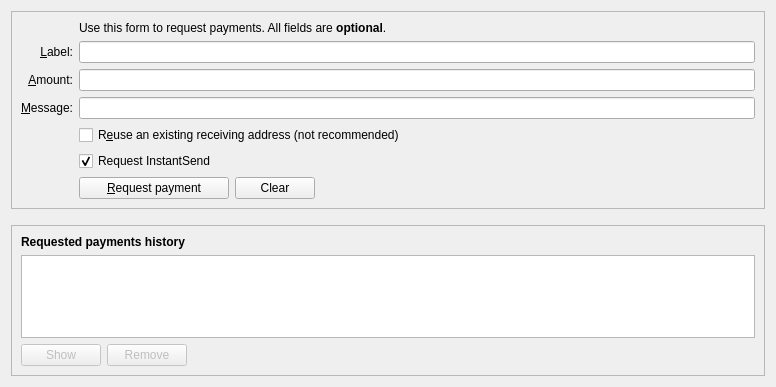
<?xml version="1.0" encoding="UTF-8"?>
<ui version="4.0">
 <class>ReceiveCoinsDialog</class>
 <widget class="QWidget" name="ReceiveCoinsDialog">
  <property name="geometry">
   <rect>
    <x>0</x>
    <y>0</y>
    <width>776</width>
    <height>387</height>
   </rect>
  </property>
  <layout class="QVBoxLayout" name="verticalLayout" stretch="0,0,1">
   <item>
    <widget class="QFrame" name="frame2">
     <property name="sizePolicy">
      <sizepolicy hsizetype="Preferred" vsizetype="Expanding">
       <horstretch>0</horstretch>
       <verstretch>0</verstretch>
      </sizepolicy>
     </property>
     <property name="frameShape">
      <enum>QFrame::StyledPanel</enum>
     </property>
     <property name="frameShadow">
      <enum>QFrame::Sunken</enum>
     </property>
     <layout class="QVBoxLayout" name="verticalLayout_3">
      <item>
       <layout class="QGridLayout" name="gridLayout">
        <item row="7" column="2">
         <widget class="QCheckBox" name="reuseAddress">
          <property name="toolTip">
           <string>Reuse one of the previously used receiving addresses.&lt;br&gt;Reusing addresses has security and privacy issues.&lt;br&gt;Do not use this unless re-generating a payment request made before.</string>
          </property>
          <property name="text">
           <string>R&amp;euse an existing receiving address (not recommended)</string>
          </property>
         </widget>
        </item>
        <item row="7" column="0">
         <widget class="QLabel" name="label_4">
          <property name="text">
           <string/>
          </property>
         </widget>
        </item>
        <item row="6" column="0">
         <widget class="QLabel" name="label_3">
          <property name="toolTip">
           <string>An optional message to attach to the payment request, which will be displayed when the request is opened. Note: The message will not be sent with the payment over the Gravium network.</string>
          </property>
          <property name="text">
           <string>&amp;Message:</string>
          </property>
          <property name="alignment">
           <set>Qt::AlignRight|Qt::AlignTrailing|Qt::AlignVCenter</set>
          </property>
          <property name="buddy">
           <cstring>reqMessage</cstring>
          </property>
         </widget>
        </item>
        <item row="4" column="2">
         <widget class="QLineEdit" name="reqLabel">
          <property name="toolTip">
           <string>An optional label to associate with the new receiving address.</string>
          </property>
         </widget>
        </item>
        <item row="6" column="2">
         <widget class="QLineEdit" name="reqMessage">
          <property name="toolTip">
           <string>An optional message to attach to the payment request, which will be displayed when the request is opened.&lt;br&gt;Note: The message will not be sent with the payment over the Gravium network.</string>
          </property>
         </widget>
        </item>
        <item row="2" column="2">
         <widget class="QLabel" name="label_5">
          <property name="text">
           <string>Use this form to request payments. All fields are &lt;b&gt;optional&lt;/b&gt;.</string>
          </property>
         </widget>
        </item>
        <item row="4" column="0">
         <widget class="QLabel" name="label_2">
          <property name="toolTip">
           <string>An optional label to associate with the new receiving address.</string>
          </property>
          <property name="text">
           <string>&amp;Label:</string>
          </property>
          <property name="alignment">
           <set>Qt::AlignRight|Qt::AlignTrailing|Qt::AlignVCenter</set>
          </property>
          <property name="buddy">
           <cstring>reqLabel</cstring>
          </property>
         </widget>
        </item>
        <item row="5" column="0">
         <widget class="QLabel" name="label">
          <property name="toolTip">
           <string>An optional amount to request. Leave this empty or zero to not request a specific amount.</string>
          </property>
          <property name="text">
           <string>&amp;Amount:</string>
          </property>
          <property name="alignment">
           <set>Qt::AlignRight|Qt::AlignTrailing|Qt::AlignVCenter</set>
          </property>
          <property name="buddy">
           <cstring>reqAmount</cstring>
          </property>
         </widget>
        </item>
        <item row="5" column="2">
         <widget class="BitcoinAmountField" name="reqAmount">
          <property name="minimumSize">
           <size>
            <width>80</width>
            <height>0</height>
           </size>
          </property>
          <property name="toolTip">
           <string>An optional amount to request. Leave this empty or zero to not request a specific amount.</string>
          </property>
         </widget>
        </item>
        <item row="9" column="2">
         <layout class="QHBoxLayout" name="horizontalLayout">
          <item>
           <widget class="QPushButton" name="receiveButton">
            <property name="minimumSize">
             <size>
              <width>150</width>
              <height>0</height>
             </size>
            </property>
            <property name="text">
             <string>&amp;Request payment</string>
            </property>
           </widget>
          </item>
          <item>
           <widget class="QPushButton" name="clearButton">
            <property name="sizePolicy">
             <sizepolicy hsizetype="Minimum" vsizetype="Fixed">
              <horstretch>0</horstretch>
              <verstretch>0</verstretch>
             </sizepolicy>
            </property>
            <property name="toolTip">
             <string>Clear all fields of the form.</string>
            </property>
            <property name="text">
             <string>Clear</string>
            </property>
            <property name="autoDefault">
             <bool>false</bool>
            </property>
           </widget>
          </item>
          <item>
           <spacer name="horizontalSpacer">
            <property name="orientation">
             <enum>Qt::Horizontal</enum>
            </property>
            <property name="sizeHint" stdset="0">
             <size>
              <width>40</width>
              <height>20</height>
             </size>
            </property>
           </spacer>
          </item>
         </layout>
        </item>
        <item row="9" column="0">
         <widget class="QLabel" name="label_7">
          <property name="text">
           <string/>
          </property>
         </widget>
        </item>
        <item row="8" column="2">
         <widget class="QCheckBox" name="checkUseInstantSend">
          <property name="text">
           <string>Request InstantSend</string>
          </property>
          <property name="checked">
           <bool>true</bool>
          </property>
         </widget>
        </item>
       </layout>
      </item>
     </layout>
    </widget>
   </item>
   <item>
    <spacer name="verticalSpacer_2">
     <property name="orientation">
      <enum>Qt::Vertical</enum>
     </property>
     <property name="sizeHint" stdset="0">
      <size>
       <width>20</width>
       <height>10</height>
      </size>
     </property>
    </spacer>
   </item>
   <item>
    <widget class="QFrame" name="frame">
     <property name="sizePolicy">
      <sizepolicy hsizetype="Preferred" vsizetype="Expanding">
       <horstretch>0</horstretch>
       <verstretch>0</verstretch>
      </sizepolicy>
     </property>
     <property name="frameShape">
      <enum>QFrame::StyledPanel</enum>
     </property>
     <property name="frameShadow">
      <enum>QFrame::Raised</enum>
     </property>
     <layout class="QVBoxLayout" name="verticalLayout_2">
      <item>
       <widget class="QLabel" name="label_6">
        <property name="font">
         <font>
          <weight>75</weight>
          <bold>true</bold>
         </font>
        </property>
        <property name="text">
         <string>Requested payments history</string>
        </property>
       </widget>
      </item>
      <item>
       <widget class="QTableView" name="recentRequestsView">
        <property name="contextMenuPolicy">
         <enum>Qt::CustomContextMenu</enum>
        </property>
        <property name="tabKeyNavigation">
         <bool>false</bool>
        </property>
        <property name="sortingEnabled">
         <bool>true</bool>
        </property>
       </widget>
      </item>
      <item>
       <layout class="QHBoxLayout" name="horizontalLayout_2">
        <item>
         <widget class="QPushButton" name="showRequestButton">
          <property name="enabled">
           <bool>false</bool>
          </property>
          <property name="toolTip">
           <string>Show the selected request (does the same as double clicking an entry)</string>
          </property>
          <property name="text">
           <string>Show</string>
          </property>
          <property name="autoDefault">
           <bool>false</bool>
          </property>
         </widget>
        </item>
        <item>
         <widget class="QPushButton" name="removeRequestButton">
          <property name="enabled">
           <bool>false</bool>
          </property>
          <property name="toolTip">
           <string>Remove the selected entries from the list</string>
          </property>
          <property name="text">
           <string>Remove</string>
          </property>
          <property name="autoDefault">
           <bool>false</bool>
          </property>
         </widget>
        </item>
        <item>
         <spacer name="horizontalSpacer_2">
          <property name="orientation">
           <enum>Qt::Horizontal</enum>
          </property>
          <property name="sizeHint" stdset="0">
           <size>
            <width>40</width>
            <height>20</height>
           </size>
          </property>
         </spacer>
        </item>
       </layout>
      </item>
     </layout>
    </widget>
   </item>
  </layout>
 </widget>
 <customwidgets>
  <customwidget>
   <class>BitcoinAmountField</class>
   <extends>QLineEdit</extends>
   <header>bitcoinamountfield.h</header>
   <container>1</container>
  </customwidget>
 </customwidgets>
 <tabstops>
  <tabstop>reqLabel</tabstop>
  <tabstop>reqAmount</tabstop>
  <tabstop>reqMessage</tabstop>
  <tabstop>reuseAddress</tabstop>
  <tabstop>receiveButton</tabstop>
  <tabstop>clearButton</tabstop>
  <tabstop>recentRequestsView</tabstop>
  <tabstop>showRequestButton</tabstop>
  <tabstop>removeRequestButton</tabstop>
 </tabstops>
 <resources>
  <include location="../gravium.qrc"/>
 </resources>
 <connections/>
</ui>
